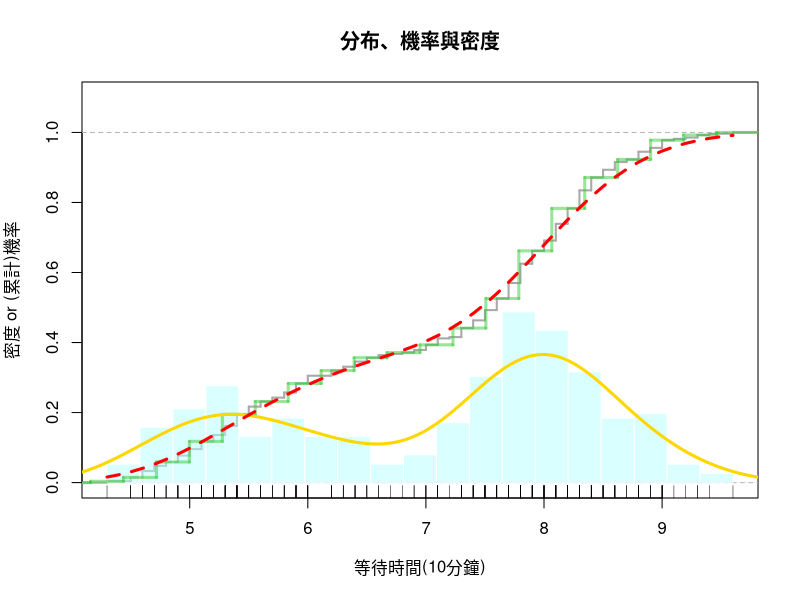
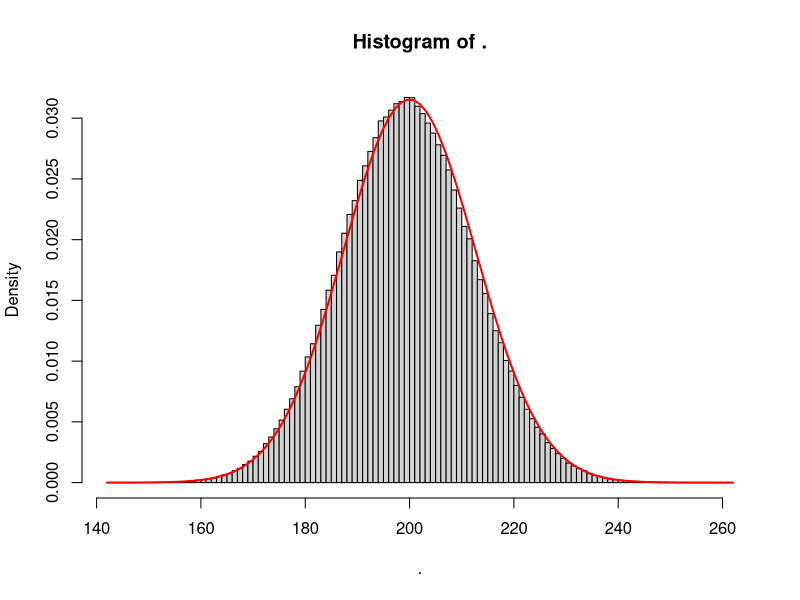
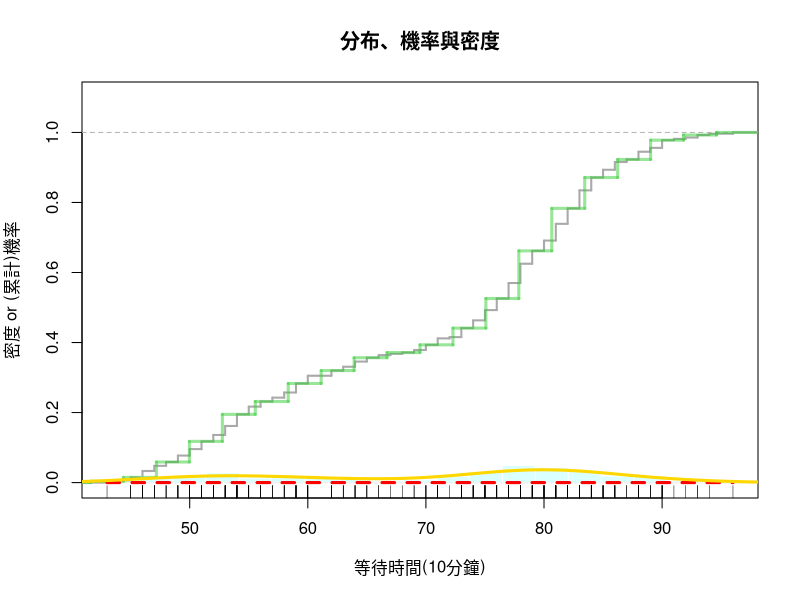
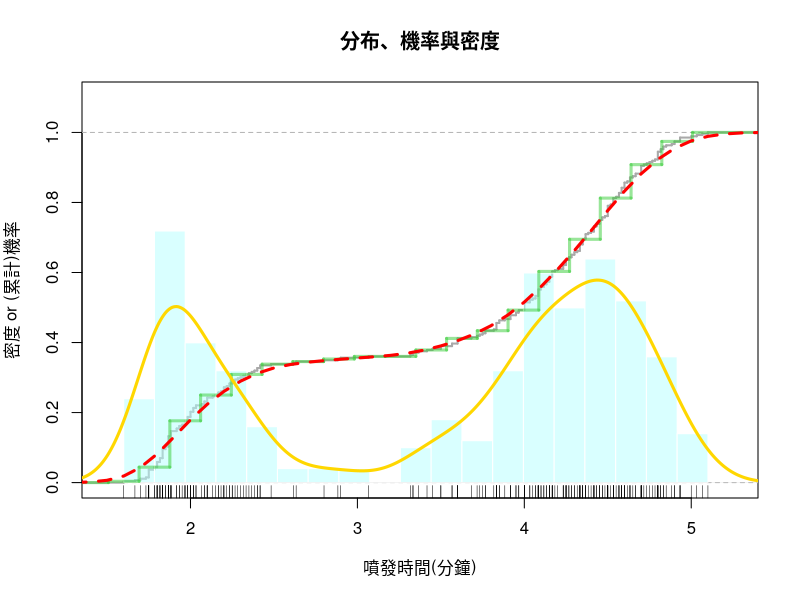

The R script that drew these images, in order:
## ---- chunk 1
#分析等待時間
D = faithful$waiting/10  # copy to a short name

# Frame
# Empirical PDF
# Empirical CDF

plot(0,0,xlim=c(min(D),max(D)),ylim=c(0,1.1),xlab="等待時間(10分鐘)", ylab="密度 or (累計)機率", main="分布、機率與密度")
abline(h=1, col='lightgray', lwd=0.25, lty=2)
rug(D)
plot(ecdf(D), cex=0, verticals=T, lwd=2, col='darkgray',add=T)

# Histogram PDF

Bins = 20                             # no. bins
bx = seq(min(D), max(D), length=Bins) # break sequence 
hist(D, col="#B3FFFF7F", border="white", ylim=c(0,1.1),
     freq=F, breaks=bx, add=T)
abline(h=0, col='lightgray', lwd=0.25)

# Histogram CDF

adj = (bx[2] - bx[1])/2
steps = stepfun(bx-adj, c(0, sapply(bx, function(b) mean(D <= b))))
plot(steps, cex=0, col='#33CC337F', lwd=3, lty=1, add=T)

# Smooth PDF

Adjust = 1    # bandwidth adjustment
DEN = density(D, adjust = Adjust)
lines(DEN, col='gold', lwd=3)


# Smooth CDF

PDF = approxfun(DEN$x, DEN$y, yleft=0, yright=0)
x = seq(min(D),max(D),0.1)
y = sapply(x, function(i) integrate(PDF, -Inf, i)$value)
lines(x, y, col='red', lwd=3, lty=2) 


## ---- chunk 2
library(dplyr)
rbinom(1000000, 1000, 0.2) %>% hist(breaks=100,freq=F)
curve(dnorm(x,mean=200,sd=sqrt(160)), col='red', lwd=2, add=T)
## ---- chunk 3
D=faithful$waiting

# Frame
# Empirical PDF
# Empirical CDF

plot(0,0,xlim=c(min(D),max(D)),ylim=c(0,1.1),xlab="等待時間(10分鐘)", ylab="密度 or (累計)機率", main="分布、機率與密度")
abline(h=1, col='lightgray', lwd=0.25, lty=2)
rug(D)
plot(ecdf(D), cex=0, verticals=T, lwd=2, col='darkgray',add=T)

# Histogram PDF

Bins = 20                             # no. bins
bx = seq(min(D), max(D), length=Bins) # break sequence 
hist(D, col="#B3FFFF7F", border="white", ylim=c(0,1.1),
     freq=F, breaks=bx, add=T)
abline(h=0, col='lightgray', lwd=0.25)

# Histogram CDF

adj = (bx[2] - bx[1])/2
steps = stepfun(bx-adj, c(0, sapply(bx, function(b) mean(D <= b))))
plot(steps, cex=0, col='#33CC337F', lwd=3, lty=1, add=T)

# Smooth CDF
PDF = approxfun(DEN$x, DEN$y, yleft=0, yright=0)
x = seq(min(D),max(D),0.1)
y = sapply(x, function(i) integrate(PDF, -Inf, i)$value)
lines(x, y, col='red', lwd=3, lty=2) 

# Smooth PDF

Adjust = 1    # bandwidth adjustment
DEN = density(D, adjust = Adjust)
lines(DEN, col='gold', lwd=3)

## ---- chunk 4
PROB = integrate(PDF, min(D),max(D))$value
## ---- chunk 5
#0.2685065
DEN0 = density(D, adjust = 1)
PDF = approxfun(DEN0$x, DEN0$y, yleft=0, yright=0)
PROB0 = integrate(PDF,80,90)$value
PROB0
## ---- chunk 6
#0.2827451
DEN1 = density(D, adjust=0.5)
PDF = approxfun(DEN1$x, DEN1$y, yleft=0, yright=0)
PROB1 = integrate(PDF,80,90)$value
PROB1
## ---- chunk 7
#要參加
#區間在3.9~4.9
#期望值是17.66元
library(dplyr)
D = faithful$eruptions  # copy to a short name
A = faithful$waiting

# Frame
plot(0,0,xlim=c(1.5,5.25),ylim=c(0,1.1),xlab="噴發時間(分鐘)", 
     ylab="密度 or (累計)機率", main="分布、機率與密度")
abline(h=1, col='lightgray', lwd=0.25, lty=2)
# Empirical PDF
rug(D)
# Empirical CDF
plot(ecdf(D), cex=0, verticals=T, lwd=2, col='darkgray', add=T)
# Histogram PDF
Bins = 20                             # no. bins
bx = seq(min(D), max(D), length=Bins) # break sequence 
hist(D, col="#B3FFFF7F", border="white", ylim=c(0,1.1),
     freq=F, breaks=bx, add=T)
abline(h=0, col='lightgray', lwd=0.25)
# Histogram CDF
adj = (bx[2] - bx[1])/2
steps = stepfun(bx-adj, c(0, sapply(bx, function(b) mean(D <= b))))
plot(steps, cex=0, col='#33CC337F', lwd=3, lty=1, add=T)

# Smooth PDF
Adjust = 0.5    # bandwidth adjustment
DEN = density(D, adjust = Adjust)
lines(DEN, col='gold', lwd=3)
# Smooth CDF
PDF = approxfun(DEN$x, DEN$y, yleft=0, yright=0)
x = seq(1,6,0.1)
y = sapply(x, function(i) integrate(PDF, -Inf, i)$value)
lines(x, y, col='red', lwd=3, lty=2) 

# Calculate Probability

i1=seq(0,5,by=0.1)
i2=seq(1,6,by=0.1)
p=data.frame(i1,i2)
for(i in 1:51){p[i,3]=integrate(PDF,i1[i],i2[i])$value}
p[which(p$V3==max(p$V3)),]
-30*(1-max(p$V3))+70*max(p$V3)
## ---- chunk 8
#押下方六個區間
i1=seq(0,6-1/6,0.1)
i2=seq(1/6,6,0.1)
w=data.frame(i1,i2)
for(i in 1:59 ){w[i,3]=integrate(PDF,i1[i],i2[i])$value}
head(w[order(w$V3,decreasing=T),],6)

## ---- chunk 9
#賭金為30元，可以賺20.294元
D=faithful$eruptions
Adjust=0.5
Den=density(D,adjust=Adjust)
PDF=approxfun(DEN$x,DEN$y,yleft=0,yright=0)
seq_time=seq(0,6,1/6)

ans=sapply(seq_time,function(x){
  pro=integrate(PDF,x,(x+1/6))$value
  -5*(1-pro)+95*(pro)})

do=sort(ans,decreasing =T,i)
sum(do[1])
sum(do[1:2])
sum(do[1:3])
sum(do[1:4])
sum(do[1:5])
sum(do[1:6])
